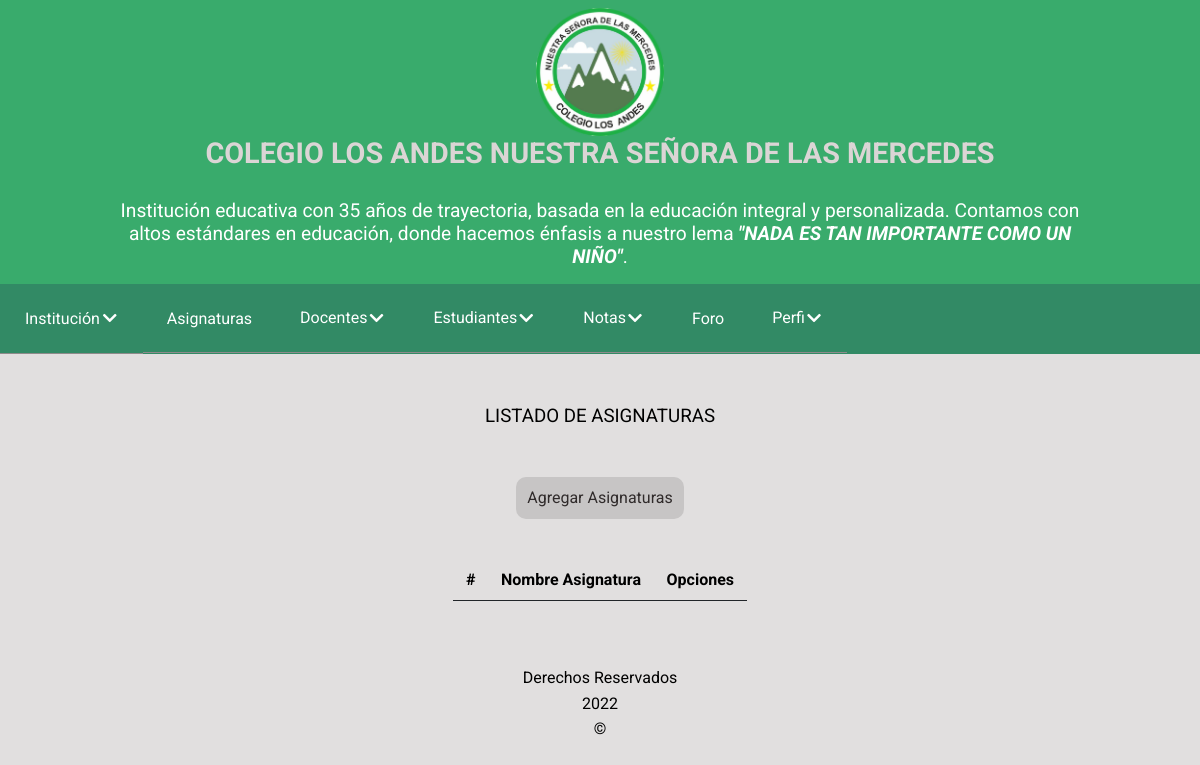
The app's page /principal.php?CONTENIDO=layout/components/asignatura.php (signed in), older data.
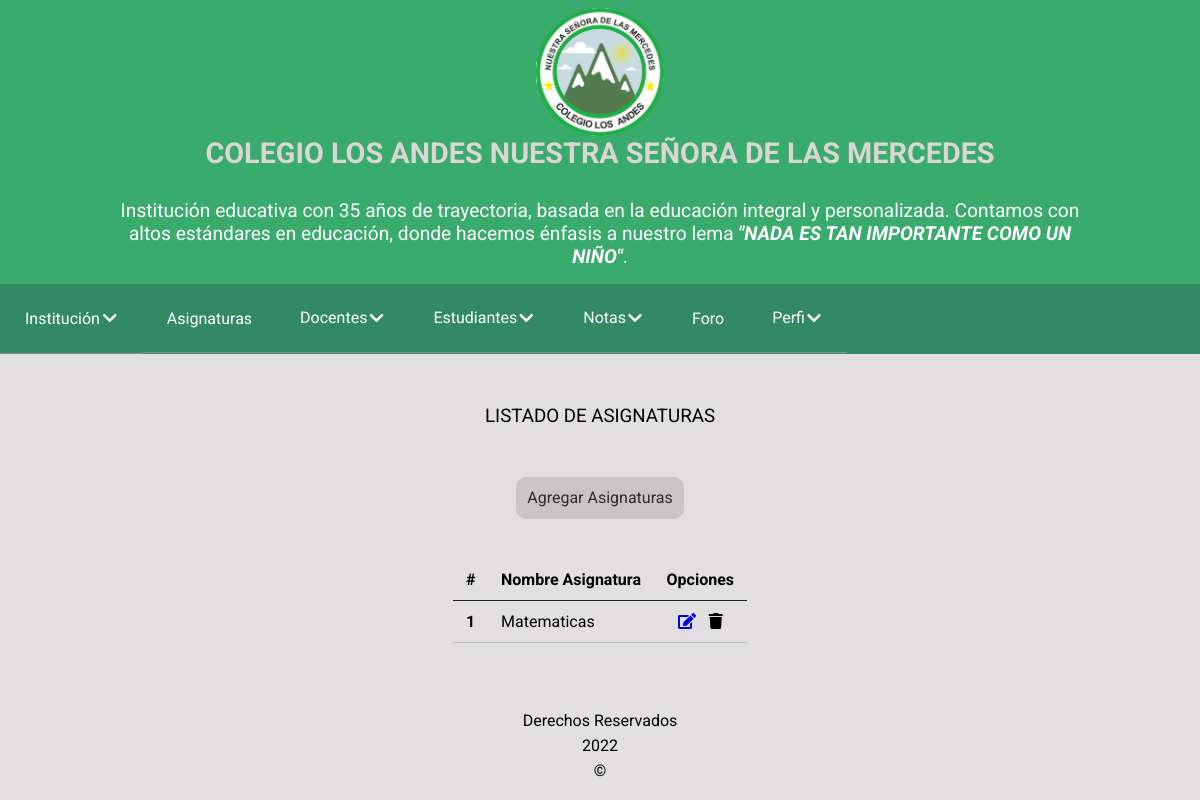
The same page, newer data.
### tables this page shows
CREATE TABLE  asignatura(
    id int(4) NOT NULL AUTO_INCREMENT PRIMARY KEY,
    nombre_asignatura varchar(30) NOT NULL
);

### logica/clases/Asignatura.php (called while the page is built, shortened)
<?php
class Asignatura
{
    private $id;
    private $nombreAsignatura;
    public function __construct($campo, $valor)
    {
        if ($campo != null) {
            $this->id = $campo['id'];
            $this->nombreAsignatura = $campo['nombre_asignatura'];
        }
    }
    public function getId()
    {
        return $this->id;
    }
    public function getNombreAsignatura()
    {
        return $this->nombreAsignatura;
    }
    public static function getLista($filtro, $orden)
    {
        if ($filtro == null || $filtro == '') $filtro = '';
        else $filtro = " WHERE $filtro";
        if ($orden == null || $orden == '') $orden = '';
        else $orden = " ORDER BY $orden";
        $cadenaSQL = "SELECT id, nombre_asignatura from asignatura $filtro $orden";
        return ConectorBD::ejecutarQuery($cadenaSQL);
    }
    public static function getListaEnObjetos($filtro, $orden)
    {
        $resultado = Asignatura::getLista($filtro, $orden);
        $lista = array();
        for ($i = 0; $i < count($resultado); $i++) {
            $asignatura = new Asignatura($resultado[$i], null);
            $lista[$i] = $asignatura;
        }
        return $lista;
    }
}

### logica/clasesGenericas/ConectorBD.php (called while the page is built, shortened)
<?php
class ConectorBD
{
    private $servidor;
    private $puerto;
    private $baseDatos;
    private $controlador;
    private $usuario;
    private $clave;
    public function __construct()
    {
        $ruta = dirname(__FILE__) . '/../../configuracion.ini';
        if (!file_exists($ruta)) {
            echo 'Error: No existe el archivo de configuracion de conexion a la base de datos. Nombre del archivo: ' . $ruta;
        } else {
            $parametros = parse_ini_file($ruta);
            if (!$parametros) {
                echo 'Error: no se pudo procesar el archivo de configuracion. Nombre del archivo: ' . $ruta;
            } else {
                $this->servidor = $parametros['servidor'];
                $this->puerto = $parametros['puerto'];
                $this->baseDatos = $parametros['baseDatos'];
                $this->controlador = $parametros['controlador'];
                $this->usuario = $parametros['usuario'];
                $this->clave = $parametros['clave'];
            }
        }
    }
    public function conectar()
    {
        try {
            $this->conexion = new PDO("$this->controlador:host=$this->servidor;port=$this->puerto;dbname=$this->baseDatos", $this->usuario, $this->clave);
            return true;
        } catch (Exception $exc) {
            echo 'No se pudo conectar a la base de datos. ' . $exc->getMessage();
            return false;
        }
    }
    public static function ejecutarQuery($cadenaSQL)
    {
        $conectorBD = new ConectorBD();
        if ($conectorBD->conectar()) {
            $sentencia = $conectorBD->conexion->prepare($cadenaSQL);
            if (!$sentencia->execute()) $consulta = false;
            else {
                $consulta = $sentencia->fetchAll();
            }
        } else  echo 'No se pudo conectar con la base de datos.';
        return $consulta;
    }
}

### layout/components/asignatura.php (the view, shortened to what this page needs)
<?php
$lista = '';
$count = 1;
$asignaturaList = Asignatura::getListaEnObjetos(null, 'nombre_asignatura');
foreach ($asignaturaList as $item) {
    $lista .= "<tr>";
    $lista .= '<th scope="row">' . $count . '</th>';
    $lista .= "<td>{$item->getNombreAsignatura()}</td>";
    $lista .= "<td class='as-text-center'>";
    $lista .= "<a class='as-edit' href='principal.php?CONTENIDO=layout/components/asignaturaFormulario.php&accion=Modificar&id={$item->getId()}'><i class='fas fa-edit'></i></a>";
    $lista .= "<span class='as-trash' onClick='eliminar({$item->getId()})'><i class='fas fa-trash'></i></span>";
    $lista .= "</td>";
    $lista .= "</tr>";
    $count++;
}
?>
<div class="as-layout-table">
    <div>
        <h3 class="as-title-table">LISTADO DE ASIGNATURAS</h3>
    </div>
    <div class="as-form-button-back">
        <a class="as-btn-back" href="principal.php?CONTENIDO=layout/components/asignaturaFormulario.php">Agregar asignaturas</a>
    </div>
    <div>
        <table class="as-table">
            <thead>
                <tr>
                    <th scope="col">#</th>
                    <th scope="col">Nombre Asignatura</th>
                    <th scope="col">Opciones</th>
                </tr>
            </thead>
            <tbody>
                <?php print_r($lista); ?>
            </tbody>
        </table>
    </div>
</div>

### principal.php (shortened to what this page needs)
<?php
require_once 'logica/clasesGenericas/ConectorBD.php';
require_once 'logica/clasesGenericas/Footer.php';
require_once 'logica/clases/Asignatura.php';
?>
<!DOCTYPE html>
<html>
<head>
    <link rel="stylesheet" type="text/css" href="layout/css/main.css">
    <link rel="stylesheet" href="https://cdnjs.cloudflare.com/ajax/libs/font-awesome/5.15.4/css/all.min.css">
</head>
<body>
    <header>
        <nav class="as-nav-header">
            <div class="as-first-div">
                <img class="as-logo" src="layout/img/logo-oficial.png" alt="logo" />
            </div>
            <div class="as-information">
                <h3 class="as-title">COLEGIO LOS ANDES NUESTRA SEÑORA DE LAS MERCEDES</h3>
                <p>Institución educativa con 35 años de trayectoria, basada en la educación integral
                    y personalizada. Contamos con altos estándares en educación, donde hacemos énfasis a
                    nuestro lema <span>&quot;NADA ES TAN IMPORTANTE COMO UN NIÑO&quot;</span>.</p>
            </div>
        </nav>
    </header>
    <nav class="as-main-nav">
        <ul class="as-menu" id="as-menu">
            <li class="menu__item as-dropdown-submenu">
                <a href="#" class="as-menu__link as-submenu-btn"> <span>Institución</span> <i class="fas fa-chevron-down"></i></a>
            </li>
            <li class="menu__item"><a href="principal.php?CONTENIDO=layout/components/asignatura.php" class="as-menu__link">Asignaturas</a></li>
            <li class="menu__item as-dropdown-submenu">
                <a href="#" class="as-menu__link as-submenu-btn">Docentes <i class="fas fa-chevron-down"></i></a>
            </li>
            <li class="menu__item as-dropdown-submenu">
                <a href="#" class="as-menu__link as-submenu-btn">Estudiantes <i class="fas fa-chevron-down"></i></a>
            </li>
            <li class="menu__item as-dropdown-submenu">
                <a href="#" class="as-menu__link as-submenu-btn">Notas <i class="fas fa-chevron-down"></i></a>
            </li>
            <li class="menu__item"><a href="#" class="as-menu__link">Foro</a></li>
            <li class="menu__item as-dropdown-submenu">
                <a href="#" class="as-menu__link as-submenu-btn">Perfi <i class="fas fa-chevron-down"></i></a>
            </li>
        </ul>
    </nav>
    <main class="as-layout">
        <?php include $_REQUEST['CONTENIDO']; ?>
    </main>
    <?php
    $footer = Footer::showFooter();
    echo $footer;
    ?>
</body>
</html>

### logica/clasesGenericas/Footer.php
<?php
class Footer
{
    public static function showFooter()
    {
        $footer = '
        <footer class="as-footer">
		<p>Derechos Reservados</p>
		<p>
			<script>
				date = new Date().getFullYear();
				document.write(date);
			</script>
		</p>
		<p>&copy;</p>
	</footer>';
        return $footer;
    }
}

### layout/css/main.css (style rules this page uses)
body { margin: 0; padding: 0; background-color: #e1dfdf; background-size: cover; font-family: 'Roboto', sans-serif; height: auto; }
.as-nav-header { display: flex; flex-direction: column; justify-content: center; align-items: center; text-align: center; padding: 0.5rem 0 0; background-color: #39ab6c; }
.as-nav-header .as-first-div { z-index: 9; height: 5.2rem; }
.as-nav-header .as-logo { max-width: 6rem; transform: scale(1); transition: all .4s ease-out; }
.as-nav-header .as-information { position: relative; background-color: #39ab6c; padding: 0.2rem 0; width: 100%; }
.as-nav-header .as-information .as-title { color: #dbd5d5; }
.as-nav-header .as-information p { font-weight: 400; visibility: hidden; transition: all .4s ease-out; display: none; color: #ffffff; }
.as-nav-header .as-information p span { font-style: italic; font-weight: 700; }
.as-form-button-back { display: flex; justify-content: flex-start; align-items: center; text-align: center; margin: 1rem 1.5rem 1.5rem 1.5rem; }
.as-form-button-back .as-btn-back { background-color: #c7c5c5; max-width: 12rem; padding: 0.7rem; border-radius: 10px; font-weight: 400; color: #302b2b; text-transform: capitalize; border: none; outline: none; text-decoration: none; }
.as-footer { display: flex; justify-content: center; flex-direction: column; align-items: center; margin-top: 2rem; font-family: 'Roboto', sans-serif; }
.as-footer p { padding: 0.2rem; margin: 0; }
.as-menu, .as-submenu { list-style: none; padding: 0; margin: 0; }
.as-menu { background-color: rgb(50, 138, 101); width: 100%; margin-left: -100%; transition: all 0.5s; position: absolute; }
.as-menu__link { display: flex; padding: 1.5em 1.5em; color: #ffffff; font-size: 1em; text-decoration: none; border-bottom: 1px solid #8e8b8b; }
.as-menu .menu__item .as-submenu-btn span { padding: 1px; }
.as-menu .menu__item .as-submenu-btn i { padding: 2px; }
.as-layout { padding: 1rem; }
.as-layout-table { display: flex; justify-content: center; align-items: center; flex-direction: column; }
.as-layout-table .as-title-table { font-weight: 400; padding: 1rem 0.4rem; text-align: center; }
.as-layout-table .as-table { caption-side: bottom; border-collapse: collapse; margin: 1rem .5rem; }
.as-layout-table .as-table tbody, td, tfoot, th, thead, tr { border-color: inherit; border-style: solid; border-width: 0; }
.as-layout-table .as-table thead { vertical-align: bottom; border-bottom: 1px solid #212529; }
.as-layout-table .as-table thead tr th { vertical-align: bottom; padding: .7rem .8rem; }
.as-layout-table .as-table tbody tr { border-bottom: 1px solid #babec2; }
.as-layout-table .as-table tbody tr td { padding: .7rem .8rem; }
.as-text-center { text-align: center; }
.as-edit { padding: 0 .4rem; }
.as-trash { padding: 0 .4rem; cursor: pointer; }
@media (min-width: 576px) { .as-nav-header { flex-direction: column; } }
@media (min-width: 576px) { .as-nav-header .as-logo { max-width: 7rem; } }
@media (min-width: 576px) { .as-nav-header .as-information { padding: 1rem 0; } }
@media (min-width: 576px) { .as-nav-header .as-information .as-title { font-size: 1.5rem; } }
@media (min-width: 576px) { .as-nav-header .as-information p { visibility: visible; display: inherit; } }
@media (min-width: 768px) { .as-nav-header .as-logo { max-width: 8rem; } }
@media (min-width: 768px) { .as-nav-header .as-information .as-title { font-size: 1.7rem; } }
@media (min-width: 768px) { .as-nav-header .as-information p { visibility: visible; display: inherit; max-width: 80vw; margin: 0 auto; font-size: 1.2rem; } }
@media (min-width: 992px) { .as-nav-header .as-information .as-title { font-size: 1.8rem; } }
@media (min-width: 992px) { .as-menu { margin-left: 0; display: flex; align-items: center; justify-content: start; position: relative; } }
@media (min-width: 992px) { .as-dropdown-submenu { position: relative; } }
@media (min-width: 1200px) { .as-nav-header { flex-direction: column; } }

Row changes from the older to the newer data that the page shows:
added asignatura: nombre_asignatura "Matematicas"
